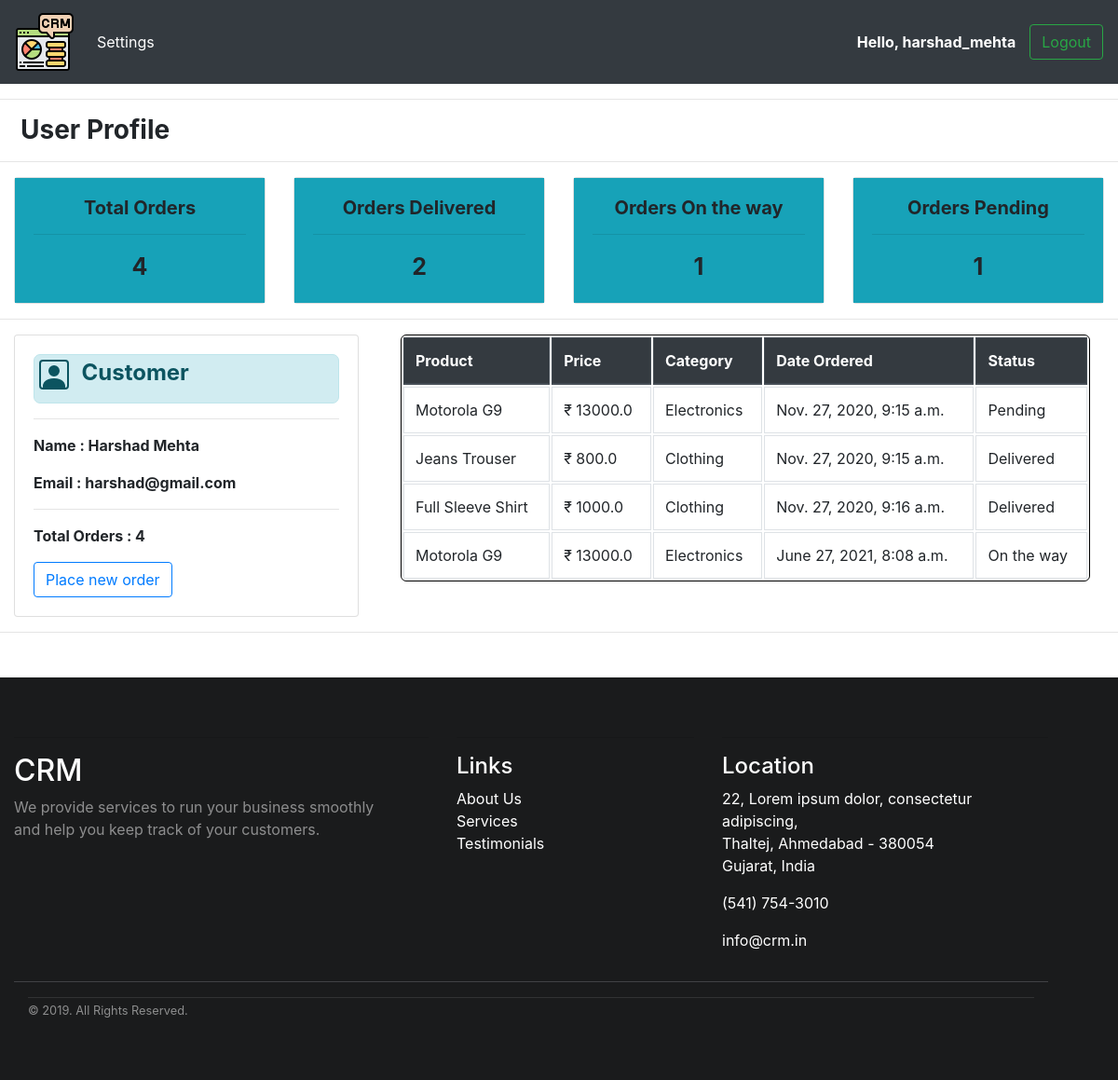
Screenshot of /user (signed in) with the database file from the repository.
### accounts/models.py (models this page shows, shortened)
class Order(models.Model):
    STATUS = (
        ('Pending', 'Pending'),
        ('On the way', 'On the way'),
        ('Delivered', 'Delivered')
    )
    customer = models.ForeignKey(Customer, null=True, on_delete=models.SET_NULL)
    product = models.ForeignKey(Product, null=True, on_delete=models.SET_NULL)
    date_created = models.DateTimeField(auto_now_add=True, null=True)
    status = models.CharField(max_length=15, null=True, choices=STATUS)

class Product(models.Model):
    CATEGORY = (
        ('Electronics', 'Electronics'),
        ('Furniture', 'Furniture'),
        ('Clothing', 'Clothing')
    )
    name = models.CharField(max_length=200, null=True)
    price = models.FloatField(null=True)
    category = models.CharField(max_length=50, null=True, choices=CATEGORY)
    description = models.CharField(max_length=350, null=True)
    date_created = models.DateTimeField(auto_now_add=True, null=True)

### accounts/decorators.py (the view)
        def wrapper_func(request, *args, **kwargs):
            group = None
            if request.user.groups.exists():
                group = request.user.groups.all()[0].name
            if group in allowed_roles:
                return view_func(request, *args, **kwargs)
            else:
                return HttpResponse("<h3>You are not authorized to access this page.</h3>")

### accounts/views.py (called while the page is built)
@login_required(login_url='login')
@allowed_users(allowed_roles=['customer'])
def userPage(request):
    customer = request.user
    orders = request.user.customer.order_set.all()
    total_orders = orders.count()
    delivered = orders.filter(status='Delivered').count()
    on_the_way = orders.filter(status='On the way').count()
    pending = orders.filter(status='Pending').count()
    data = {'customer': customer, 'orders': orders,
            'total_orders': total_orders, 'delivered': delivered,
            'on_the_way': on_the_way, 'pending': pending}
    return render(request, 'accounts/user.html', data)

### accounts/templates/accounts/user.html (shortened to what this page needs)
{% extends 'accounts/basic.html' %}
{% block body %}
<h3 style="margin-left: 22px"><strong>User Profile</strong></h3>
<hr>
{% include 'accounts/status.html' %}
<div class="row" style="margin:auto;">
  <div class="col-sm-4">
    <div class="card">
      <div class="card-body">
          <div class="alert alert-info dash-card prod-table-head">
              <h4 class="card-title"><strong>Customer</strong></h4>
          </div>
          <hr>
          <p class="card-text"><strong>Name : {{customer.first_name}} {{customer.last_name}}</strong></p>
          <p class="card-text"><strong>Email : {{customer.email}}</strong></p>
          <hr>
          <p class="card-text"><strong>Total Orders : {{total_orders}}</strong></p>
          <a href="{% url 'create_order' %}" type="button" class="btn btn-outline-primary">Place new order</a>
      </div>
    </div>
  </div>
  <div class="col-sm-8">
    <div class="col-md-12">
        <table class="table table-bordered dash-table-prop">
          <thead class="thead-dark">
            <tr>
              <th scope="col">Product</th>
              <th scope="col">Price</th>
              <th scope="col">Category</th>
              <th scope="col">Date Ordered</th>
              <th scope="col">Status</th>
            </tr>
          </thead>
          <tbody>
            {% for order in orders %}
            <tr>
              <td>{{order.product.name}}</td>
              <td>&#x20B9; {{order.product.price}}</td>
              <td>{{order.product.category}}</td>
              <td>{{order.date_created}}</td>
              <td>{{order.status}}</td>
            </tr>
            {% endfor %}
          </tbody>
        </table>
    </div>
  </div>
</div>
{% endblock %}

### accounts/templates/accounts/navbar.html (shortened to what this page needs)
{% load static %}
<nav class="navbar navbar-expand-lg navbar-dark bg-dark">
    <a class="navbar-brand" href="{% url 'home' %}">
      <img src="{% static 'images/logo.png' %}">
    </a>
  <div class="collapse navbar-collapse" id="navbarSupportedContent">
    <ul class="navbar-nav mr-auto">
      {% if request.user.is_staff %}
      <li class="nav-item active">
        <a class="nav-link" href="{% url 'home' %}">Dashboard</a>
      </li>
      <li class="nav-item active">
        <a class="nav-link" href="{% url 'products' %}">Products</a>
      </li>
      {% else %}
      <li class="nav-item active">
        <a class="nav-link" href="{% url 'account' %}">Settings</a>
      </li>
      {% endif %}
    </ul>
    {% if not request.user.is_anonymous %}
    <span style="color: white; margin-right: 15px;"><strong>Hello,  {{request.user}}</strong></span>
    <a href="{% url 'logout' %}" type="button" class="btn btn-outline-success my-2 my-sm-0">Logout</a>
    {% endif %}
  </div>
</nav>

### static/css/style1.css (style rules this page uses)
.dash-table-prop { border-collapse:separate; border:solid black 1px; border-radius:6px; -moz-border-radius:6px; }
.dash-card { padding:5px; border-radius:7px; text-align: center; }
.prod-table-head { display: flex; }

### rows the page displays
Order: product.name "Motorola G9", product.price "13000.0", product.category "Electronics", date_created "Nov. 27, 2020, 9:15 a.m.", status "Pending"
Order: product.name "Jeans Trouser", product.price "800.0", product.category "Clothing", date_created "Nov. 27, 2020, 9:15 a.m.", status "Delivered"
Order: product.name "Full Sleeve Shirt", product.price "1000.0", product.category "Clothing", date_created "Nov. 27, 2020, 9:16 a.m.", status "Delivered"
Order: product.name "Motorola G9", product.price "13000.0", product.category "Electronics", date_created "June 27, 2021, 8:08 a.m.", status "On the way"

### other values shown
{{ request.user }} "harshad_mehta"
{{ total_orders }} "4"
{{ delivered }} "2"
{{ on_the_way }} "1"
{{ pending }} "1"
{{ customer.first_name }} "Harshad"
{{ customer.last_name }} "Mehta"
{{ customer.email }} "harshad@gmail.com"
